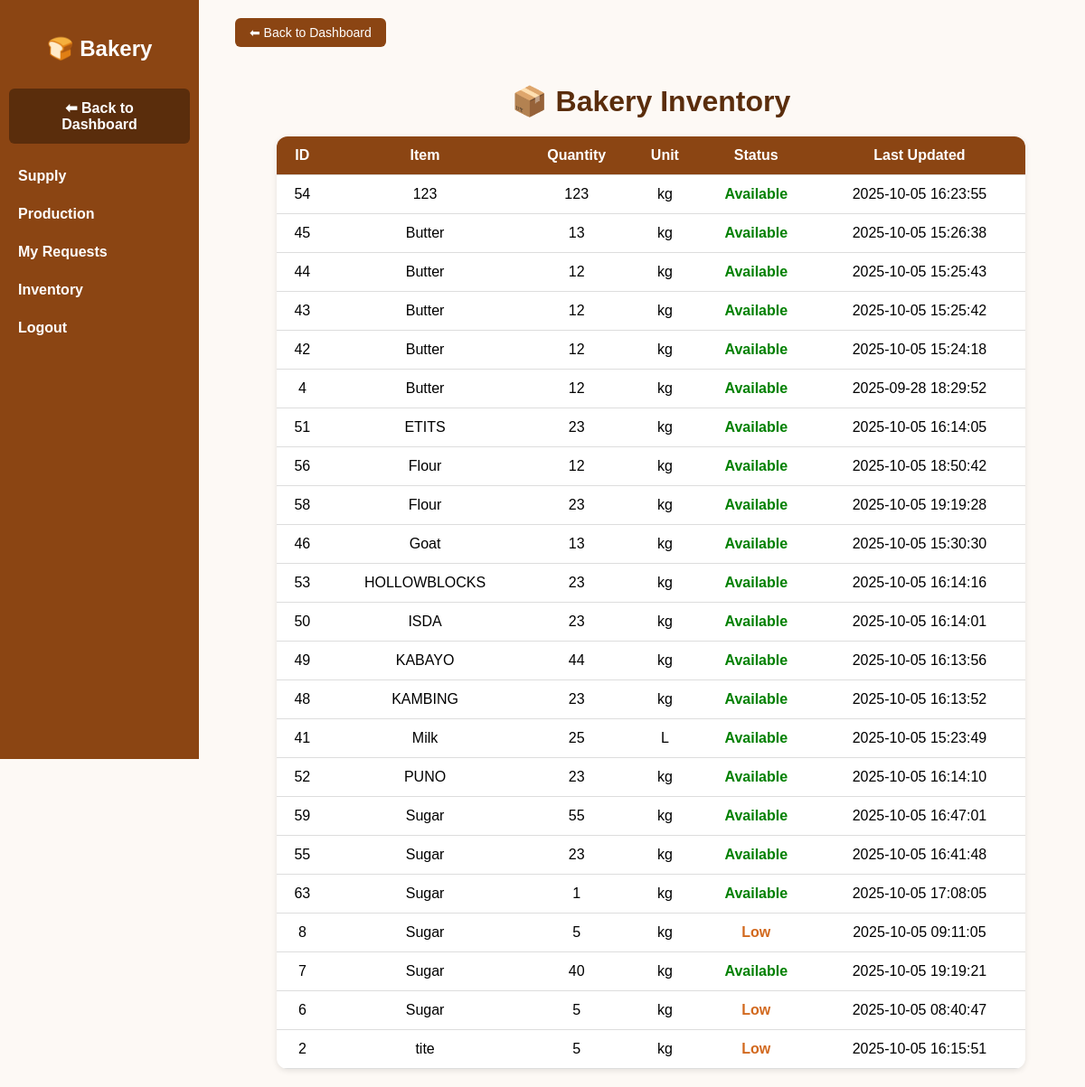
The page /inventory.php (signed in) on the database as committed earlier.
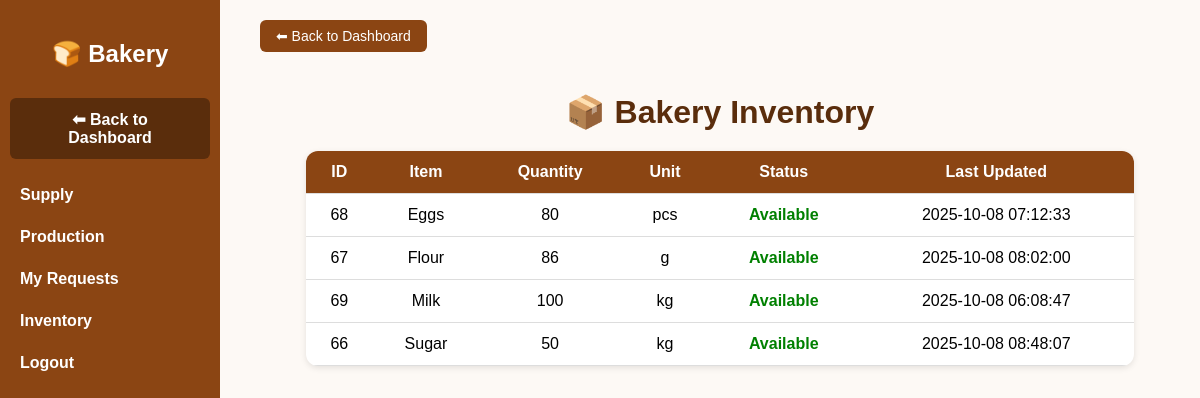
The same page on the database as committed later.
### tables this page shows
CREATE TABLE `inventory` (
  `id` int(11) NOT NULL,
  `item_name` varchar(100) NOT NULL,
  `quantity` int(11) NOT NULL DEFAULT 0,
  `unit` varchar(50) NOT NULL,
  `status` enum('available','low','out') DEFAULT 'available',
  `updated_at` timestamp NOT NULL DEFAULT current_timestamp() ON UPDATE current_timestamp(),
  `created_at` timestamp NOT NULL DEFAULT current_timestamp()
);

### inventory.php (the view, shortened to what this page needs)
<?php
include 'backend/init.php';
$result = $conn->query("SELECT id, item_name, quantity, unit, status, updated_at FROM inventory ORDER BY item_name ASC");
?>
<!DOCTYPE html>
<html lang="en">
<head>
</head>
<body>
    <div class="sidebar">
        <h2>🍞 Bakery</h2>
        <a href="home.php" style="background:#5a2d0c; border-radius:6px; margin:0 10px 15px; text-align:center;">
            ⬅ Back to Dashboard</a>
        <a href="supply.php">Supply</a>
        <a href="production.php">Production</a>
        <a href="my_requests.php">My Requests</a>
        <a href="inventory.php">Inventory</a>
        <a href="logout.php">Logout</a>
    </div>
    <div class="main">
        <a href="home.php" class="back-btn">⬅ Back to Dashboard</a>
        <h1>📦 Bakery Inventory</h1>
        <table>
            <tr>
                <th>ID</th>
                <th>Item</th>
                <th>Quantity</th>
                <th>Unit</th>
                <th>Status</th>
                <th>Last Updated</th>
            </tr>
            <?php while($row = $result->fetch_assoc()): ?>
            <tr>
                <td><?= $row['id']; ?></td>
                <td><?= htmlspecialchars($row['item_name']); ?></td>
                <td><?= $row['quantity']; ?></td>
                <td><?= $row['unit']; ?></td>
                <td class="status-<?= strtolower($row['status']); ?>">
                    <?= ucfirst($row['status']); ?>
                </td>
                <td><?= $row['updated_at']; ?></td>
            </tr>
            <?php endwhile; ?>
        </table>
    </div>
</body>
</html>

Rows that differ between the two databases and show on the page:
removed inventory: id "54", item_name "123", quantity "123", unit "kg", status "Available", updated_at "2025-10-05 16:23:55"
removed inventory: id "45", item_name "Butter", quantity "13", unit "kg", status "Available", updated_at "2025-10-05 15:26:38"
removed inventory: id "44", item_name "Butter", quantity "12", unit "kg", status "Available", updated_at "2025-10-05 15:25:43"
removed inventory: id "43", item_name "Butter", quantity "12", unit "kg", status "Available", updated_at "2025-10-05 15:25:42"
removed inventory: id "42", item_name "Butter", quantity "12", unit "kg", status "Available", updated_at "2025-10-05 15:24:18"
removed inventory: id "4", item_name "Butter", quantity "12", unit "kg", status "Available", updated_at "2025-09-28 18:29:52"
removed inventory: id "51", item_name "ETITS", quantity "23", unit "kg", status "Available", updated_at "2025-10-05 16:14:05"
removed inventory: id "56", item_name "Flour", quantity "12", unit "kg", status "Available", updated_at "2025-10-05 18:50:42"
removed inventory: id "58", item_name "Flour", quantity "23", unit "kg", status "Available", updated_at "2025-10-05 19:19:28"
removed inventory: id "46", item_name "Goat", quantity "13", unit "kg", status "Available", updated_at "2025-10-05 15:30:30"
removed inventory: id "53", item_name "HOLLOWBLOCKS", quantity "23", unit "kg", status "Available", updated_at "2025-10-05 16:14:16"
removed inventory: id "50", item_name "ISDA", quantity "23", unit "kg", status "Available", updated_at "2025-10-05 16:14:01"
removed inventory: id "49", item_name "KABAYO", quantity "44", unit "kg", status "Available", updated_at "2025-10-05 16:13:56"
removed inventory: id "48", item_name "KAMBING", quantity "23", unit "kg", status "Available", updated_at "2025-10-05 16:13:52"
removed inventory: id "41", item_name "Milk", quantity "25", unit "L", status "Available", updated_at "2025-10-05 15:23:49"
removed inventory: id "52", item_name "PUNO", quantity "23", unit "kg", status "Available", updated_at "2025-10-05 16:14:10"
removed inventory: id "59", item_name "Sugar", quantity "55", unit "kg", status "Available", updated_at "2025-10-05 16:47:01"
removed inventory: id "55", item_name "Sugar", quantity "23", unit "kg", status "Available", updated_at "2025-10-05 16:41:48"
removed inventory: id "63", item_name "Sugar", quantity "1", unit "kg", status "Available", updated_at "2025-10-05 17:08:05"
removed inventory: id "8", item_name "Sugar", quantity "5", unit "kg", status "Low", updated_at "2025-10-05 09:11:05"
removed inventory: id "7", item_name "Sugar", quantity "40", unit "kg", status "Available", updated_at "2025-10-05 19:19:21"
removed inventory: id "6", item_name "Sugar", quantity "5", unit "kg", status "Low", updated_at "2025-10-05 08:40:47"
removed inventory: id "2", item_name "tite", quantity "5", unit "kg", status "Low", updated_at "2025-10-05 16:15:51"
added inventory: id "68", item_name "Eggs", quantity "80", unit "pcs", status "Available", updated_at "2025-10-08 07:12:33"
added inventory: id "67", item_name "Flour", quantity "86", unit "g", status "Available", updated_at "2025-10-08 08:02:00"
added inventory: id "69", item_name "Milk", quantity "100", unit "kg", status "Available", updated_at "2025-10-08 06:08:47"
added inventory: id "66", item_name "Sugar", quantity "50", unit "kg", status "Available", updated_at "2025-10-08 08:48:07"
